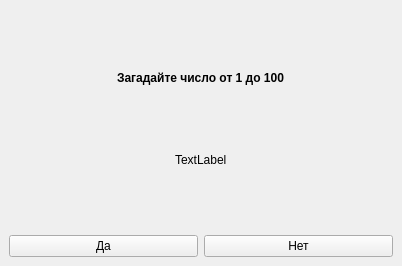
<?xml version="1.0" encoding="UTF-8"?>
<ui version="4.0">
 <class>MainWindow</class>
 <widget class="QMainWindow" name="MainWindow">
  <property name="geometry">
   <rect>
    <x>0</x>
    <y>0</y>
    <width>402</width>
    <height>266</height>
   </rect>
  </property>
  <property name="windowTitle">
   <string>Оракул</string>
  </property>
  <widget class="QWidget" name="centralwidget">
   <layout class="QVBoxLayout" name="verticalLayout">
    <item>
     <spacer name="verticalSpacer">
      <property name="orientation">
       <enum>Qt::Vertical</enum>
      </property>
      <property name="sizeHint" stdset="0">
       <size>
        <width>20</width>
        <height>40</height>
       </size>
      </property>
     </spacer>
    </item>
    <item alignment="Qt::AlignHCenter|Qt::AlignVCenter">
     <widget class="QLabel" name="label">
      <property name="sizePolicy">
       <sizepolicy hsizetype="Maximum" vsizetype="Preferred">
        <horstretch>0</horstretch>
        <verstretch>0</verstretch>
       </sizepolicy>
      </property>
      <property name="font">
       <font>
        <bold>true</bold>
       </font>
      </property>
      <property name="text">
       <string>Загадайте число от 1 до 100</string>
      </property>
     </widget>
    </item>
    <item>
     <spacer name="verticalSpacer_2">
      <property name="orientation">
       <enum>Qt::Vertical</enum>
      </property>
      <property name="sizeHint" stdset="0">
       <size>
        <width>20</width>
        <height>40</height>
       </size>
      </property>
     </spacer>
    </item>
    <item alignment="Qt::AlignHCenter">
     <widget class="QLabel" name="lbl_question">
      <property name="sizePolicy">
       <sizepolicy hsizetype="Maximum" vsizetype="Preferred">
        <horstretch>0</horstretch>
        <verstretch>0</verstretch>
       </sizepolicy>
      </property>
      <property name="text">
       <string>TextLabel</string>
      </property>
     </widget>
    </item>
    <item>
     <spacer name="verticalSpacer_3">
      <property name="orientation">
       <enum>Qt::Vertical</enum>
      </property>
      <property name="sizeHint" stdset="0">
       <size>
        <width>20</width>
        <height>40</height>
       </size>
      </property>
     </spacer>
    </item>
    <item>
     <layout class="QHBoxLayout" name="horizontalLayout">
      <item>
       <widget class="QPushButton" name="btn_yes">
        <property name="text">
         <string>Да</string>
        </property>
       </widget>
      </item>
      <item>
       <widget class="QPushButton" name="btn_no">
        <property name="text">
         <string>Нет</string>
        </property>
       </widget>
      </item>
     </layout>
    </item>
   </layout>
  </widget>
 </widget>
 <resources/>
 <connections/>
</ui>
